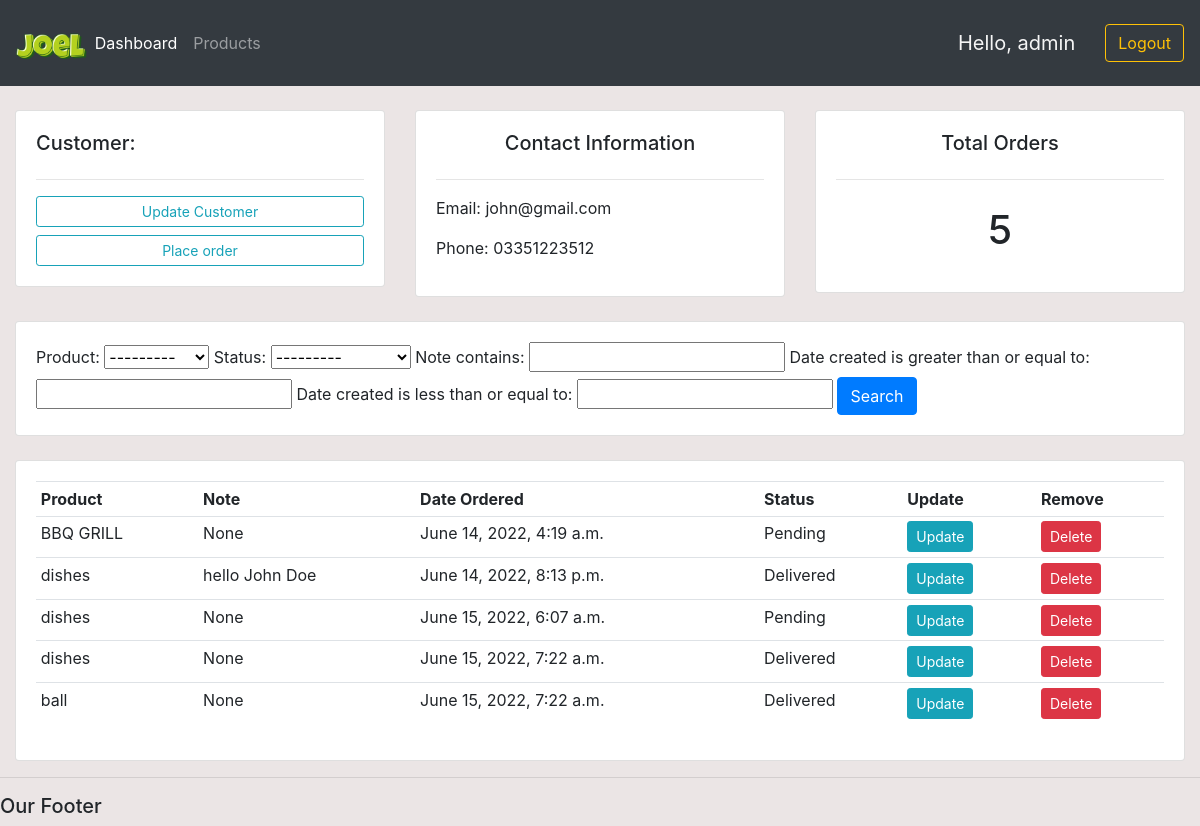
Screenshot of /customer/1/ (signed in) with the database file from the repository.
### accounts/models.py (models this page shows, shortened)
class Customer(models.Model):
    user = models.OneToOneField(User, null=True, blank=True, on_delete=models.CASCADE)
    name = models.CharField(max_length=100, null=True)
    phone = models.CharField(max_length=100, null=True)
    email = models.CharField(max_length=100, null=True)
    profile_pic = models.ImageField(default="",null=True, blank=True)
    date_created = models.DateTimeField(auto_now_add=True, null=True)

class Order(models.Model):
    STATUS = (
            ('Pending','Pending'),
            ('Out for delivery','Out for delivery'),
            ('Delivered','Delivered'),
            )
    customer = models.ForeignKey(Customer, null=True, on_delete=models.SET_NULL)
    product = models.ForeignKey(Product, null=True, on_delete=models.SET_NULL)
    date_created = models.DateTimeField(auto_now_add=True, null=True)
    status = models.CharField(max_length=100, null=True, choices=STATUS)
    note = models.CharField(max_length=100, null=True)

class Product(models.Model):
    CATEGORY = (
            ('Indoor','Indoor'),
            ('Out Door','Out Door'),
            )
    name = models.CharField(max_length=100, null=True)
    price = models.FloatField(null=True)
    category = models.CharField(max_length=100, null=True, choices=CATEGORY)
    description = models.CharField(max_length=100, null=True, blank=True)
    date_created = models.DateTimeField(auto_now_add=True, null=True)
    tag = models.ManyToManyField(Tag)
    def __str__(self):
        return self.name

### accounts/decorators.py (the view)
        def wrapper_func(request, *args, **kwargs):
            group = None
            if request.user.groups.exists():
                group = request.user.groups.all()[0].name
            if group in allowed_roles:
                return view_func(request, *args, **kwargs)
            else:
                return HttpResponse('You are not authorized to view this page')

### accounts/views.py (called while the page is built)
@login_required(login_url='login')
@allowed_users(allowed_roles=['admin'])
def customer(request, pk):
    customer = Customer.objects.get(id=pk)
    orders = customer.order_set.all()
    order_count = orders.count()
    myFilter = OrderFilter(request.GET, queryset=orders)
    orders = myFilter.qs
    context = {'customer':customer, 'orders':orders, 'order_count':order_count,
    'myFilter':myFilter}
    return render(request,'accounts/customer.html', context)

### accounts/templates/accounts/customer.html
{% extends 'accounts/index.html' %}
{% block content %}
        <br>
<div class="row">
        <div class="col-md">
                <div class="card card-body">
                        <h5>Customer:</h5>
                        <hr>
                        <a class="btn btn-outline-info btn-sm btn-block" href="">Update Customer</a>
                        <a class="btn btn-outline-info btn-sm btn-block" href="{% url 'create_order' customer.id %}">Place order</a>
                </div>
        </div>
        <div class="col-md">
                <div class="card card-body">
                        <h5><center>Contact Information</center></h5>
                        <hr>
                        <p>Email: {{customer.email}}</p>
                        <p>Phone: {{customer.phone}}</p>
                </div>
        </div>
        <div class="col-md">
                <div class="card card-body">
                        <h5><center>Total Orders</center></h5>
                        <hr>
                        <h1 style="text-align: center; padding: 10px;">{{order_count}}</h1>
                </div>
        </div>
</div>
<br>
<div class="row">
        <div class="col">
                <div class="card card-body">
                        <form method="get">
                                {{myFilter.form}}
                    <button class="btn btn-primary" type="submit">Search</button>
                    </form>
                </div>
        </div>
</div>
<br>
<div class="row">
        <div class="col-md">
                <div class="card card-body">
                        <table class="table table-sm">
                              <tr>
                                  <th>Product</th>
                                  <th>Note</th>
                                  <th>Date Ordered</th>
                                  <th>Status</th>
                                  <th>Update</th>
                                  <th>Remove</th>
                              </tr>
                               {% for order in orders %}
                                        <tr>
                                            <td>{{order.product}}</td>
                                            <td>{{order.note}}</td>
                                            <td>{{order.date_created}}</td>
                                            <td>{{order.status}}</td>
                                            <td><a class="btn btn-info btn-sm" href="{% url 'update_order' order.id %}">Update</a></td>
                                            <td><a class="btn btn-danger btn-sm"  href="{% url 'delete_order' order.id %}">Delete</a></td>
                                        </tr>
                               {% endfor %}
                        </table>
                </div>
        </div>
</div>
{% endblock %}

### accounts/templates/accounts/navbar.html (shortened to what this page needs)
{% load static %}
<nav class="navbar navbar-expand-lg navbar-dark bg-dark">
  <img src="{% static 'images/logo1.png' %}"  alt="not found" height="70px">
   <div class="collapse navbar-collapse" id="navbarNav">
     <ul class="navbar-nav">
       {% if request.user.is_staff %}
       <li class="nav-item active">
         <a class="nav-link" href="{% url 'home' %}">Dashboard</a>
       </li>
       <li class="nav-item">
         <a class="nav-link" href="{% url 'products' %}">Products</a>
       </li>
       {% else %}
        <li class="nav-item">
          <a class="nav-item" href="{% url 'account' %}">Settings</a>
        </li>
       {% endif %}
     </ul>
   </div>
   <span class="hello-msg">Hello, {{request.user}}</span>
   <span ><a class="btn btn-outline-warning" href="{% url 'logout' %}">Logout</a></span>
 </nav>

### static/css/main.css (style rules this page uses)
body { background-color:#ebe5e5; color: (rgb(238, 232, 232)); }

### accounts/templates/accounts/navbar.html (style rules this page uses)
.hello-msg { font-size: 20px; color: whitesmoke; margin-right: 30px; }

### rows the page displays
Customer: email "john@gmail.com", phone "03351223512"
Order: product "BBQ GRILL", note "None", date_created "June 14, 2022, 4:19 a.m.", status "Pending"
Order: product "dishes", note "hello John Doe", date_created "June 14, 2022, 8:13 p.m.", status "Delivered"
Order: product "dishes", note "None", date_created "June 15, 2022, 6:07 a.m.", status "Pending"
Order: product "dishes", note "None", date_created "June 15, 2022, 7:22 a.m.", status "Delivered"
Order: product "ball", note "None", date_created "June 15, 2022, 7:22 a.m.", status "Delivered"

### other values shown
{{ request.user }} "admin"
{{ order_count }} "5"
